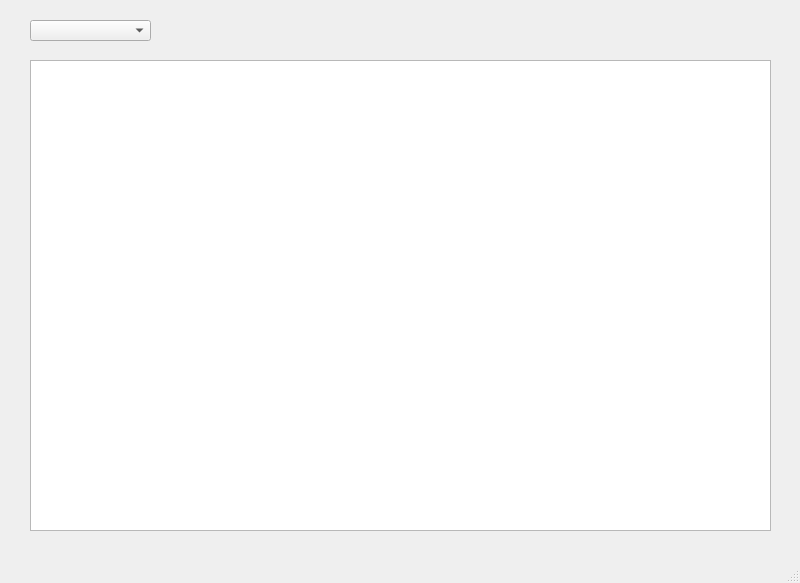
<?xml version="1.0" encoding="UTF-8"?>
<ui version="4.0">
 <class>ChildrenForm</class>
 <widget class="QMainWindow" name="ChildrenForm">
  <property name="geometry">
   <rect>
    <x>0</x>
    <y>0</y>
    <width>800</width>
    <height>583</height>
   </rect>
  </property>
  <property name="windowTitle">
   <string>MainWindow</string>
  </property>
  <widget class="QWidget" name="centralwidget">
   <widget class="QGraphicsView" name="graphicsView">
    <property name="geometry">
     <rect>
      <x>30</x>
      <y>60</y>
      <width>741</width>
      <height>471</height>
     </rect>
    </property>
   </widget>
   <widget class="QComboBox" name="comboBox">
    <property name="geometry">
     <rect>
      <x>30</x>
      <y>20</y>
      <width>121</width>
      <height>21</height>
     </rect>
    </property>
   </widget>
  </widget>
  <widget class="QMenuBar" name="menubar">
   <property name="geometry">
    <rect>
     <x>0</x>
     <y>0</y>
     <width>800</width>
     <height>21</height>
    </rect>
   </property>
  </widget>
  <widget class="QStatusBar" name="statusbar"/>
 </widget>
 <resources/>
 <connections/>
</ui>
